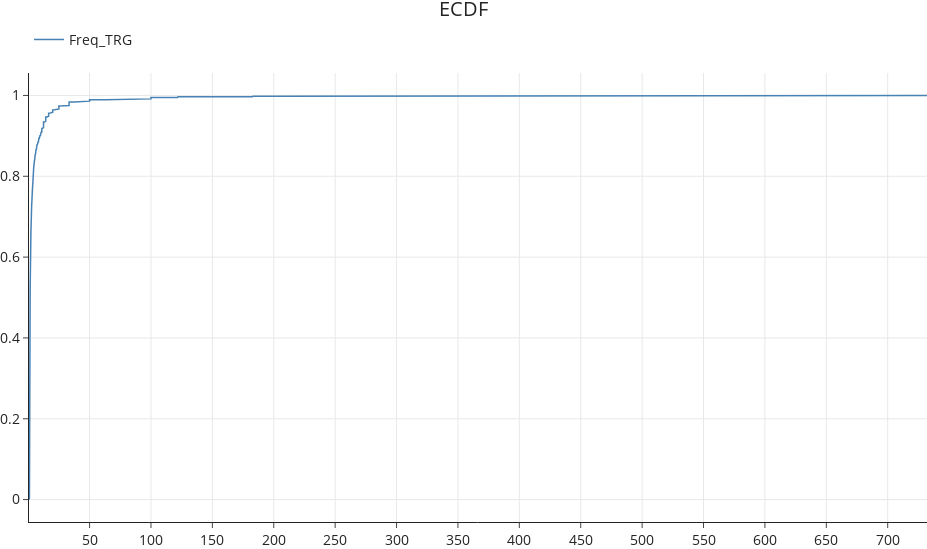

Notebook cell for this chart:
### Code cell
s = pd.Series(pos_freq_cdf.y[idx], index=pd.Index(pos_freq_cdf.x[idx]))
plot_ts(s, engine="plotly", name="Freq_TRG", title="ECDF")

### Figure 1 — Plotly figure (JSON) as saved in the notebook; plotly's stock layout.template omitted (floating-point values rounded to 4 significant figures; data arrays with more than 128 entries replaced by an {"elided": "..."} marker saying what was removed)
{"data": [{"legendgroup": "Freq_TRG", "line": {"color": "steelblue", "width": 1.5}, "name": "Freq_TRG", "opacity": 1, "showlegend": true, "type": "scatter", "x": {"elided": "10000 float values"}, "xaxis": "x", "y": {"elided": "10000 float values"}, "yaxis": "y"}], "layout": {"font": {"size": 14}, "height": 549, "hovermode": "x unified", "legend": {"orientation": "h", "x": 0, "xanchor": "left", "y": 1.074, "yanchor": "middle"}, "margin": {"b": 0, "l": 0, "r": 0, "t": 73}, "showlegend": true, "title": {"text": "ECDF", "x": 0.5, "y": 0.9967, "yanchor": "top"}, "width": 927, "xaxis": {"anchor": "y", "domain": [0, 1], "nticks": 20, "showgrid": true}, "yaxis": {"anchor": "x", "domain": [0, 1], "nticks": 10, "showgrid": true, "type": "linear"}}}
